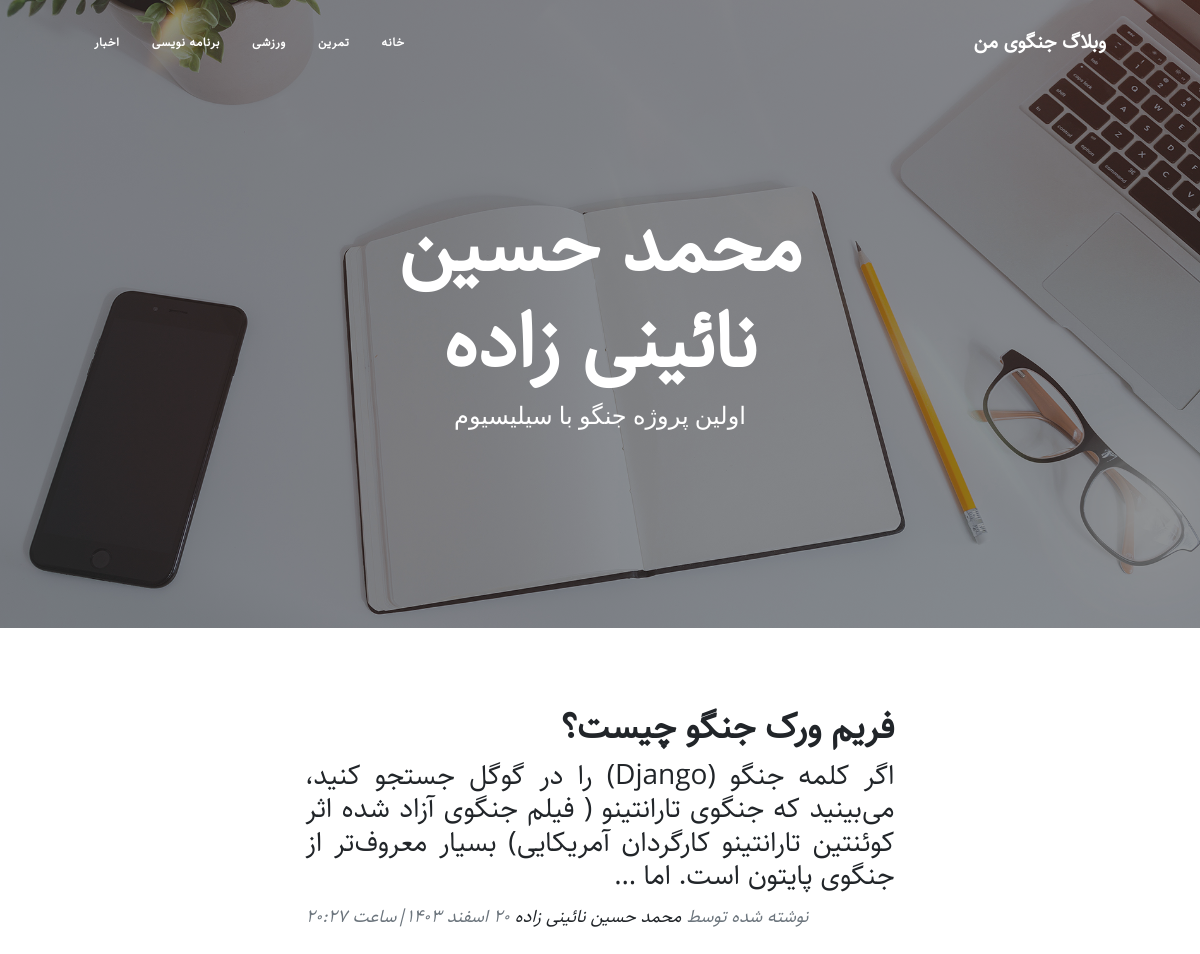
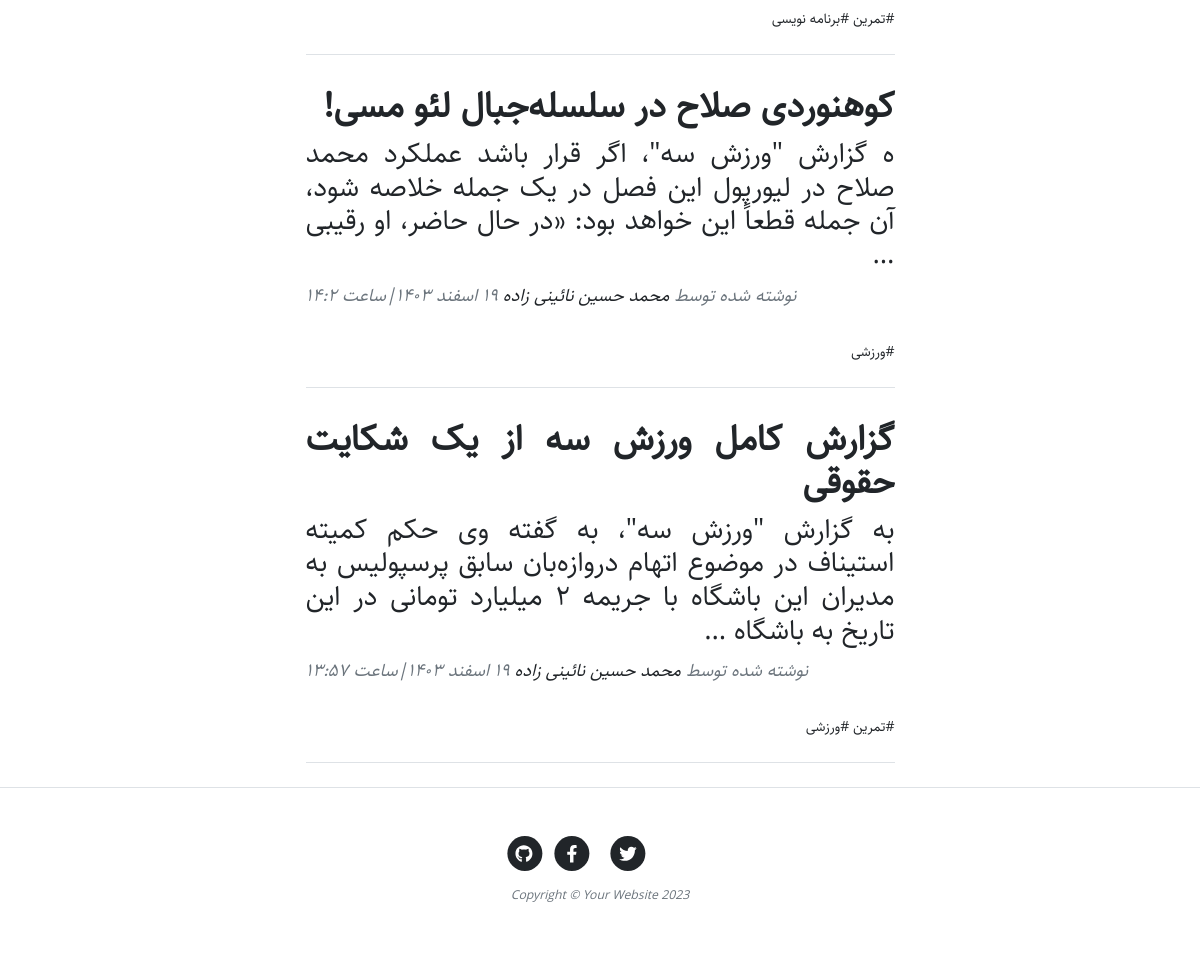
Before: / with the older database file (2 pictures, top to bottom).
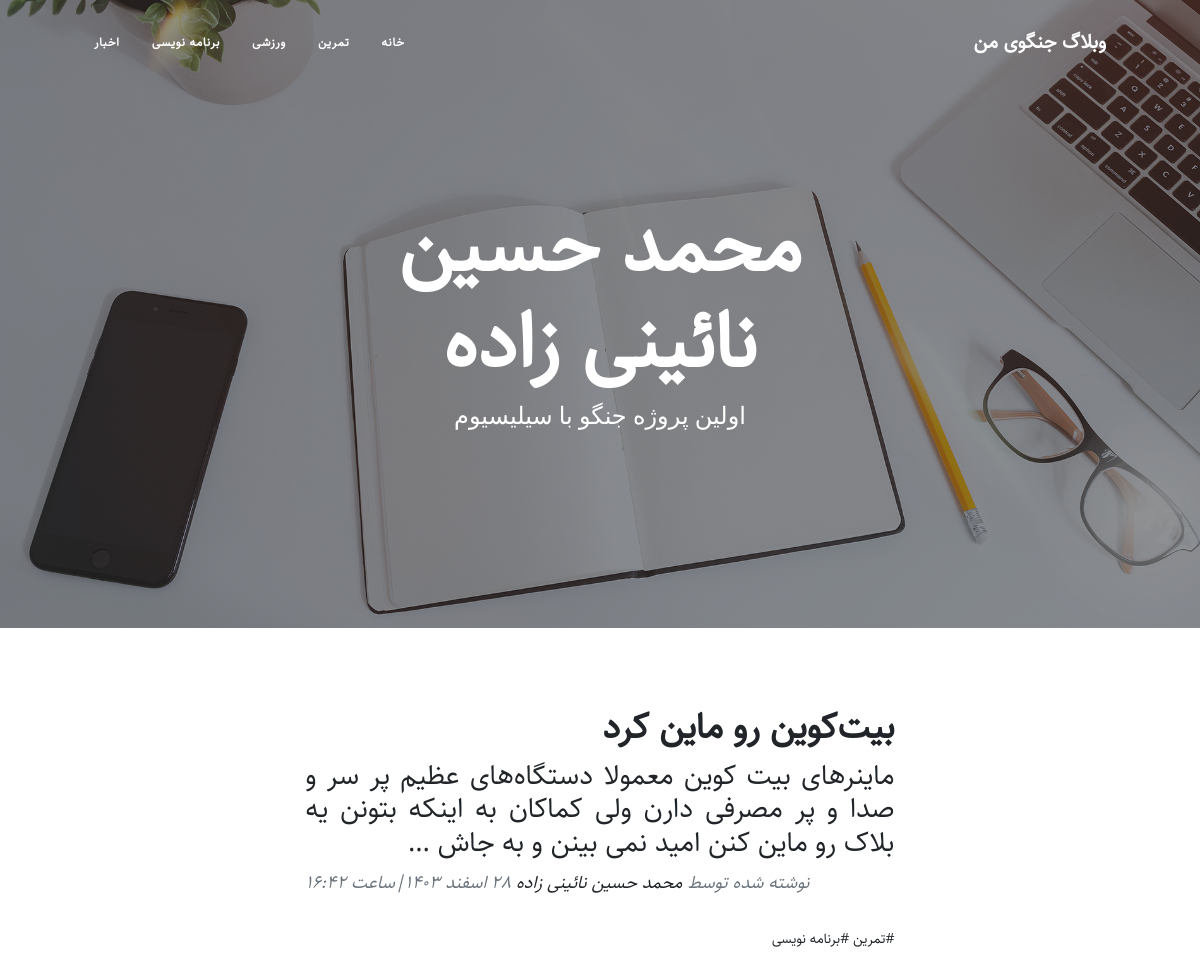
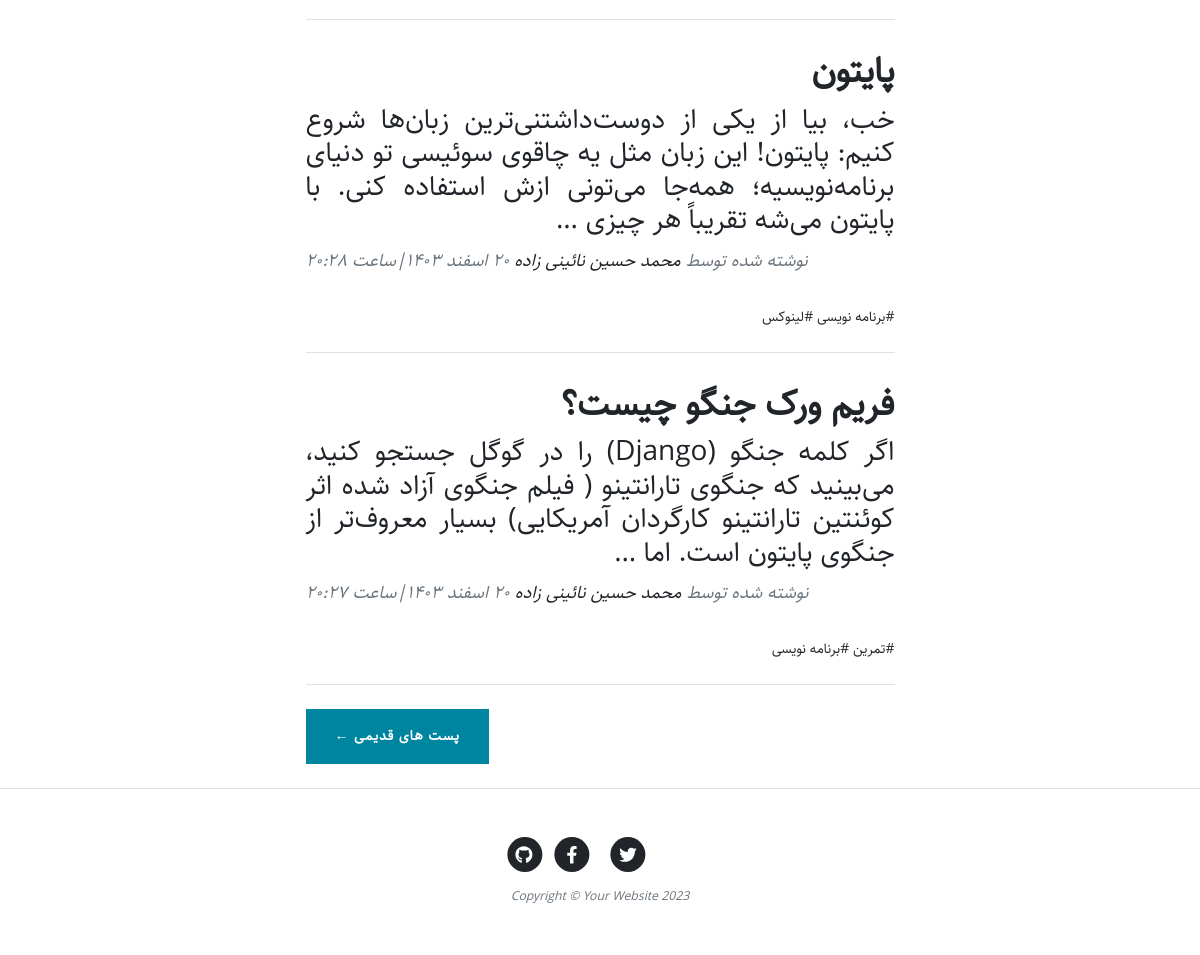
After: the same page with the newer database file (2 pictures, top to bottom).
### blog/models.py (models this page shows, shortened)
class Category(models.Model):
    parent = models.ForeignKey('self',default=None,null=True,blank=True,on_delete=models.SET_NULL,related_name='children',verbose_name='زیر دسته')
    title = models.CharField(max_length=200,verbose_name="عنوان دسته بندی")
    slug = models.SlugField(max_length=100,unique=True,verbose_name="آدرس دسته بندی")
    status = models.BooleanField(default=True,verbose_name="آیا نمایش داده شود؟" )
    position = models.IntegerField(verbose_name="پوزیشن")
    class Meta:
        verbose_name = "دسته بندی"
        verbose_name_plural = "دسته بندی ها"
        ordering = ['parent__id','position']
    objects = CatrgoryManager()

class Article(models.Model):
    STATUS_CHOICE = (
        ('d',"پیشنویس"),
        ('p',"منتشر شده")
    )
    title = models.CharField(max_length=200,verbose_name="عنوان مقاله")
    slug = models.SlugField(max_length=100,unique=True,verbose_name="اسلاگ")
    category = models.ManyToManyField(Category,verbose_name="دسته بندی",related_name="articles")
    describtion = models.TextField(verbose_name="توضیحات")
    thumbnail = models.ImageField(upload_to="",verbose_name="تصویر اصلی")
    publish = models.DateTimeField(default=timezone.now,verbose_name="زمان انتشار")
    created = models.DateTimeField(auto_now_add=True,verbose_name="نویسنده مقاله")
    updated = models.DateTimeField(auto_now=True,verbose_name="زمان بروزرسانی")
    status = models.CharField(max_length=1, choices=STATUS_CHOICE,verbose_name="وضعیت")
    class Meta:
        verbose_name = "مقاله"
        verbose_name_plural = "مقالات"
        ordering = ['-publish']
    def jpublish(self):
        return jalali_converter(self.publish)
    jpublish.short_description = "زمان انتشار"
    def thumbnail_tag(self):
        return format_html("<img width=75 height=45 style='border-radius: 5px;' src='{}'>".format(self.thumbnail.url))
    thumbnail_tag.short_description = "عکس مقاله"
    def category_published(self):
        return self.category.filter(status = True)
    objects = ArticleManager()

### blog/views.py (the view)
# urls.py: path('', ArticleList.as_view(), name='ArticleList'),
class ArticleList(ListView):
    queryset = Article.objects.published()
    paginate_by = 3

### blog/models.py (called while the page is built)
    def active(self):
        return self.filter(status = True)

### blog/templatetags/base_tags.py (called while the page is built)
@register.simple_tag
def title():
    return "وبلاگ جنگوی من"

@register.inclusion_tag("blog/partials/category_navbar.html")
def category_navbar():
    return{
        'category' : Category.objects.filter(status=True)
    }

### extensions/jalali.py (called while the page is built)
    def persian_tuple(self):
        return self.persian_year, self.persian_month, self.persian_day

### extensions/utils.py (called while the page is built)
def persian_number_coverter(mystr):
    numbers= {
        '0': '۰',
        '1': '۱',
        '2': '۲',
        '3': '۳',
        '4': '۴',
        '5': '۵',
        '6': '۶',
        '7': '۷',
        '8': '۸',
        '9': '۹'
    }
    for e, p in numbers.items():
        mystr = mystr.replace(e, p)
    return mystr

### blog/templates/blog/article_list.html (shortened to what this page needs)
{% extends 'blog/base.html' %}
{% load static %}
{% block main %}
        <header class="masthead" style="background-image: url('{% static 'blog/assets/img/home-bg.jpg' %}')">
            <div class="container position-relative px-4 px-lg-5">
                <div class="row gx-4 gx-lg-5 justify-content-center">
                    <div class="col-md-10 col-lg-8 col-xl-7">
                        <div class="site-heading">
                            <h1>محمد حسین نائینی زاده</h1>
                            <span class="subheading">اولین پروژه جنگو با سیلیسیوم</span>
                        </div>
                    </div>
                </div>
            </div>
        </header>
        <div class="container px-4 px-lg-5">
            <div class="row gx-4 gx-lg-5 justify-content-center">
                <div class="col-md-10 col-lg-8 col-xl-7">
                    {% for article in object_list %}
                        <div class="post-preview" style="text-align: justify;">
                            <a href="{% url 'blog:detailArticle' article.slug %}">
                                <h2 class="post-title" >{{article.title}}</h2>
                                <h3 class="post-subtitle">{{article.describtion|truncatewords:30}}</h3>
                            </a>
                            <p class="post-meta">
                                نوشته شده توسط
                                <a href="#!">محمد حسین نائینی زاده</a>
                                {{article.jpublish}}
                            </p>
                            <div>
                                {% for cat in article.category_published.all %}
                                    <a href="{% url 'blog:category' cat.slug %}">#{{cat.title}}</a>
                                {% endfor %}
                            </div>
                        </div>
                        <hr class="my-4" />
                    {% endfor %}
                    {% if is_paginated %}
                        <div class="d-flex justify-content-end mb-4">
                            {% if page_obj.has_next %}
                                <a class="btn btn-primary text-uppercase" href="{% url 'blog:ArticleList' page_obj.next_page_number %}">پست های قدیمی &larr;</a>
                            {% endif %}
                        </div>
                    {% endif %}
                </div>
            </div>
        </div>
{% endblock %}

### blog/templates/blog/partials/category_navbar.html (shortened to what this page needs)
<div class="collapse navbar-collapse" id="navbarResponsive">
    <ul class="navbar-nav ms-auto py-4 py-lg-0">
        <li class="nav-item">
            <a class="nav-link px-lg-3 py-3 py-lg-4" href="{% url 'blog:ArticleList' %}">خانه</a>
        </li>
        {% for cat in category %}
            {% if cat.parent == None %}
                <li class="nav-item dropdown has-submenu">
                    <a class="nav-link px-lg-3 py-3 py-lg-4" href="{% url 'blog:category' cat.slug %}">
                        {{ cat.title }}
                    </a>
                </li>
            {% endif %}
        {% endfor %}
    </ul>
</div>

Changed rows visible on the page:
no longer on this page (row unchanged): Article: title "کوهنوردی صلاح در سلسله‌جبال لئو مسی!", describtion "ه گزارش \"ورزش سه\"، اگر قرار باشد عملکرد محمد صلاح در لیورپول این فصل در یک جمله خلاصه شود، آن جمله قطعاً این خواهد بود: «در حال حاضر، او رقیبی …", jpublish "۱۹ اسفند ۱۴۰۳|ساعت ۱۴:۲", Category (title "ورزشی")
no longer on this page (row unchanged): Article: title "گزارش کامل ورزش سه از یک شکایت حقوقی", describtion "به گزارش \"ورزش سه\"، به گفته وی حکم کمیته استیناف در موضوع اتهام دروازه‌بان سابق پرسپولیس به مدیران این باشگاه با جریمه ۲ میلیارد تومانی در این تاریخ به باشگاه …", jpublish "۱۹ اسفند ۱۴۰۳|ساعت ۱۳:۵۷", Category (title "تمرین"), Category (title "ورزشی")
now on this page (row edited): Article: title "بیت‌کوین رو ماین کرد", describtion "ماینرهای بیت کوین معمولا دستگاه‌های عظیم پر سر و صدا و پر مصرفی دارن ولی کماکان به اینکه بتونن یه بلاک رو ماین کنن امید نمی بینن و به جاش …", jpublish "۲۸ اسفند ۱۴۰۳|ساعت ۱۶:۴۲", Category (title "تمرین"), Category (title "برنامه نویسی")
now on this page (row edited): Article: title "پایتون", describtion "خب، بیا از یکی از دوست‌داشتنی‌ترین زبان‌ها شروع کنیم: پایتون! این زبان مثل یه چاقوی سوئیسی تو دنیای برنامه‌نویسیه؛ همه‌جا می‌تونی ازش استفاده کنی. با پایتون می‌شه تقریباً هر چیزی …", jpublish "۲۰ اسفند ۱۴۰۳|ساعت ۲۰:۲۸", Category (title "برنامه نویسی")
now on this page (row unchanged): Category: title "لینوکس", shown under "پایتون"
Other visible differences:
text now shown: "پست های قدیمی ←"
